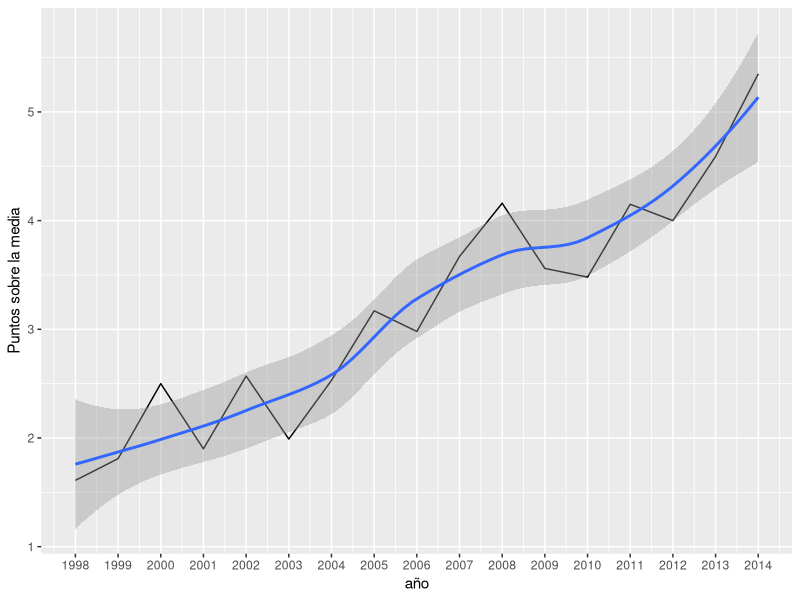

Reproduce this figure in R.
x <- c(1998,1999,2000,2001,2002,2003,2004,2005,2006,2007,2008,2009,2010,2011,2012,2013,2014)
y <- c(1.61,1.81,2.50,1.90,2.57,1.99,2.53,3.17,2.98,3.67,4.16,3.56,3.48,4.15,4.00,4.59,5.35)
PNGxlabel <- "año"
PNGylabel <- "Puntos sobre la media"
PNGwidth <- 900
PNGheight<- 450
imageName <- "MexicoPM"


if(!exists("PNGwidth")){
  PNGwidth <- 480
}
if(!exists("PNGheight")){
  PNGheight <- 480
}
if(!exists("PNGxlabel")){
  PNGxlabel <- ""
}
if(!exists("PNGylabel")){
  PNGylabel <- ""
}
if(!exists("x")){
  x <- 1:100  
}
if(!exists("y")){
  y <- rnorm(100)  
}
if(!exists("imageName")){
  imageName <- "xyplot"
}
df <- data.frame(x,y)

library(ggplot2)

png(paste0(imageName,".png"),width = PNGwidth, height = PNGheight)
g <- ggplot(data= df, aes(x = x,y = y))
g <- g + geom_line()
g <- g + xlab(PNGxlabel)
g <- g + ylab(PNGylabel)
print(g + scale_x_continuous(breaks = seq(1998,2014) )+geom_smooth())
dev.off()


